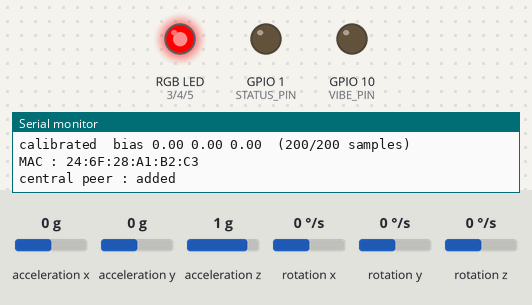
This sketch was run on a simulated ESP32-S3. On the bench: an RGB LED mixed from three pins (HIGH = lit), output pins drawn as LEDs (lit = HIGH), the last lines printed to the serial monitor. Wiring (inferred from the names in the program): MPU-6050 motion sensor at I2C address 0x68. The test bench sets the inputs (shaded band); at power-on: acceleration x 0 g, acceleration y 0 g, acceleration z 1 g, rotation x 0 °/s, rotation y 0 °/s, rotation z 0 °/s.

Above: at 3.3 s.
At 5.1 s:
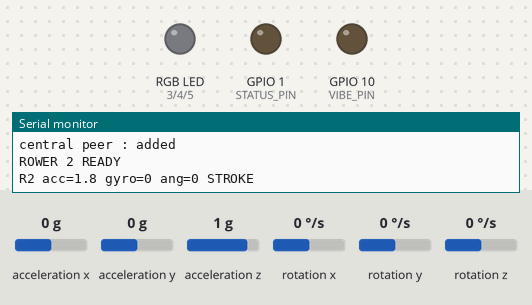
5.2 s: acceleration x set to -0.8 g
At 7.2 s:
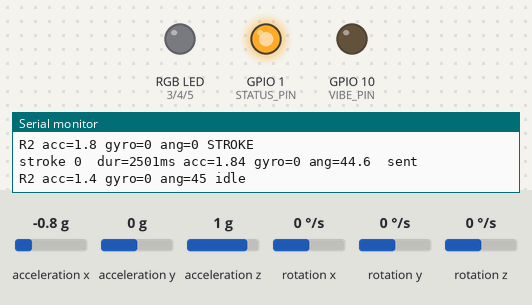
Timing chart, 0 to 8.7 s (numbered marks = the images above; inputs shaded):
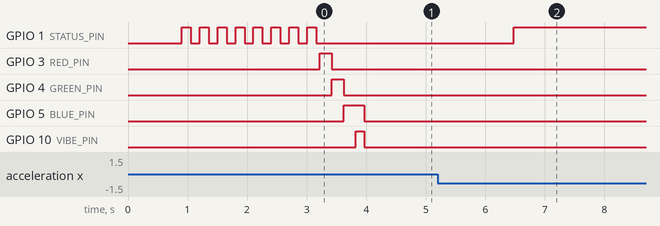

The sketch:

slave.ino
```cpp
/*
 * slave.ino  -  rower band
 *
 * Detects strokes from the MPU6050, sends them to the Central over ESP-NOW,
 * and shows the Central's decision on the LEDs and vibration motor.
 *
 * SET ROWER_ID TO 1, 2 OR 3 BEFORE FLASHING EACH BAND.
 *
 * FEEDBACK
 *   GREEN         in sync, well done
 *   RED + vibrate timing fault, you are out of rhythm
 *   BLUE          catch angle fault, your reach is off the crew
 *   vibrate only  acceleration fault, your power is off the crew
 *   status LED    blinking = calibrating, steady = ready
 *
 * CHANGES FROM THE FIRST VERSION
 *   50 Hz sampling instead of 20 Hz. Stroke start was carrying up to 50 ms
 *   of error, which is half the sync threshold.
 *   One burst I2C read instead of six transactions per sample.
 *   Compact serial output. The old version printed ~700 bytes every second,
 *   which blocks for ~60 ms and made fast sampling impossible.
 *   Gyro bias measured at boot instead of hardcoded.
 */

#include <Wire.h>
#include <WiFi.h>
#include <esp_now.h>
#include <math.h>

// =====================================================
// SET THIS PER BAND
// =====================================================

#define ROWER_ID 2

uint8_t centralMAC[] = {0x94, 0x54, 0xC5, 0x2F, 0x27, 0x28};

// =====================================================
// PINS   change to match your wiring
// =====================================================

#define RED_PIN     3
#define GREEN_PIN   4
#define BLUE_PIN    5

#define VIBE_PIN   10        // through a transistor, never straight to GPIO
#define STATUS_PIN  1        // the separate LED

#define SDA_PIN     6
#define SCL_PIN     7

// =====================================================
// MPU6050
// =====================================================

#define MPU_ADDR     0x68
#define ACCEL_XOUT_H 0x3B
#define PWR_MGMT_1   0x6B

const float ACCEL_SCALE = 16384.0;
const float Z_OFFSET    = 3029.0;
const float Z_SCALE     = 16448.0;
const float GYRO_SCALE  = 131.0;
const float GRAVITY     = 9.80665;

// measured at boot, not hardcoded
float gyroBiasX = 0, gyroBiasY = 0, gyroBiasZ = 0;

// =====================================================
// STROKE DETECTION
// =====================================================

const float STROKE_START_ACC  = 1.5;
const float STROKE_START_GYRO = 40.0;
const float STROKE_END_ACC    = 0.8;
const float STROKE_END_GYRO   = 25.0;

const unsigned long MIN_STROKE_DURATION = 300;
const unsigned long MAX_STROKE_DURATION = 2500;
const unsigned long STROKE_QUIET_MS     = 200;
const unsigned long STROKE_COOLDOWN     = 400;

// =====================================================
// TIMING
// =====================================================

const unsigned long SENSOR_INTERVAL  = 20;      // 50 Hz
const unsigned long DISPLAY_INTERVAL = 3000;    // one short line
// Feedback holds until the next decision. Decisions arrive once per batch
// (~3 s), so a shorter hold leaves the band dark half the time and looks
// broken. This is a safety expiry, not the normal clear path.
const unsigned long ALERT_MS         = 5000;

unsigned long lastSensorTime = 0;
unsigned long lastDisplayTime = 0;
unsigned long lastStrokeEndTime = 0;
unsigned long alertUntil = 0;
unsigned long lastBlink = 0;

// =====================================================
// STATE
// =====================================================

bool strokeActive = false;
bool calibrated = false;
bool linked = false;

unsigned long strokeStartTime = 0;
unsigned long lastMotionTime = 0;

float peakAcceleration = 0, peakGyro = 0, peakAngle = 0;
uint32_t strokeID = 0;

float aX = 0, aY = 0, aZ = 0;
float gX = 0, gY = 0, gZ = 0;
float dynAcc = 0, gyroMag = 0, angleNow = 0;

int i2cErrors = 0;

// =====================================================
// PACKETS   unchanged, Central must match
// =====================================================

typedef struct {
  uint8_t  type;
  uint8_t  rower;
  uint32_t stroke_id;
  uint32_t duration_ms;
  float    peak_acc;
  float    gyro_peak;
  float    angle;
} StrokePacket;

typedef struct {
  uint8_t target;
  uint8_t status;
  uint8_t error;
  uint8_t led;
} DecisionPacket;

#define PACKET_TYPE_STROKE 1

#define STATUS_CORRECT     1
#define STATUS_WRONG       2
#define STATUS_OUT_OF_SYNC 3

#define ERROR_NONE         0
#define ERROR_DURATION     1     // timing  -> RED + vibrate
#define ERROR_ACCELERATION 2     // power   -> vibrate only
#define ERROR_GYRO         3
#define ERROR_ANGLE        4     // angle   -> BLUE

#define LED_COMMAND_OFF    0
#define LED_COMMAND_GREEN  1
#define LED_COMMAND_RED    2

// =====================================================
// OUTPUT
// =====================================================

void rgb(bool r, bool g, bool b) {
  digitalWrite(RED_PIN, r);
  digitalWrite(GREEN_PIN, g);
  digitalWrite(BLUE_PIN, b);
}

void vibrate(bool on) { digitalWrite(VIBE_PIN, on); }

void clearFeedback() {
  rgb(0, 0, 0);
  vibrate(false);
  alertUntil = 0;
}

void showInSync() {
  rgb(0, 1, 0);
  vibrate(false);
  alertUntil = millis() + ALERT_MS;
}

void showFault(uint8_t error) {
  switch (error) {
    case ERROR_DURATION:                     // timing
      rgb(1, 0, 0); vibrate(true);  break;
    case ERROR_ANGLE:                        // catch angle
    case ERROR_GYRO:
      rgb(0, 0, 1); vibrate(false); break;
    case ERROR_ACCELERATION:                 // power
      rgb(0, 0, 0); vibrate(true);  break;
    default:
      rgb(1, 0, 0); vibrate(true);  break;
  }
  alertUntil = millis() + ALERT_MS;
}

const char *errorName(uint8_t e) {
  if (e == ERROR_DURATION)     return "TIMING";
  if (e == ERROR_ANGLE)        return "CATCH ANGLE";
  if (e == ERROR_GYRO)         return "CATCH ANGLE";
  if (e == ERROR_ACCELERATION) return "POWER";
  return "NONE";
}

// status LED: blinking while calibrating, steady once linked, off if no link
void updateStatusLed() {
  unsigned long now = millis();
  if (!calibrated) {
    if (now - lastBlink >= 150) {
      lastBlink = now;
      digitalWrite(STATUS_PIN, !digitalRead(STATUS_PIN));
    }
  } else {
    digitalWrite(STATUS_PIN, linked ? HIGH : LOW);
  }
}

// =====================================================
// MPU
// =====================================================

void writeRegister(uint8_t reg, uint8_t value) {
  Wire.beginTransmission(MPU_ADDR);
  Wire.write(reg);
  Wire.write(value);
  Wire.endTransmission();
}

// One burst read of 14 bytes instead of six separate transactions.
bool readIMU(int16_t *ax, int16_t *ay, int16_t *az,
             int16_t *gx, int16_t *gy, int16_t *gz) {
  Wire.beginTransmission(MPU_ADDR);
  Wire.write(ACCEL_XOUT_H);
  if (Wire.endTransmission(false) != 0) return false;

  if (Wire.requestFrom(MPU_ADDR, (uint8_t)14) != 14) return false;

  uint8_t b[14];
  for (int i = 0; i < 14; i++) b[i] = Wire.read();

  *ax = (int16_t)((b[0]  << 8) | b[1]);
  *ay = (int16_t)((b[2]  << 8) | b[3]);
  *az = (int16_t)((b[4]  << 8) | b[5]);
  // b[6],b[7] are temperature
  *gx = (int16_t)((b[8]  << 8) | b[9]);
  *gy = (int16_t)((b[10] << 8) | b[11]);
  *gz = (int16_t)((b[12] << 8) | b[13]);
  return true;
}

// Measure gyro bias at boot. The band must be still.
void calibrateGyro() {
  Serial.println("calibrating, keep the band still...");

  const int N = 200;
  long sx = 0, sy = 0, sz = 0;
  int good = 0;

  for (int i = 0; i < N; i++) {
    int16_t ax, ay, az, gx, gy, gz;
    if (readIMU(&ax, &ay, &az, &gx, &gy, &gz)) {
      sx += gx; sy += gy; sz += gz;
      good++;
    }
    updateStatusLed();
    delay(10);
  }

  if (good > N / 2) {
    gyroBiasX = (sx / (float)good) / GYRO_SCALE;
    gyroBiasY = (sy / (float)good) / GYRO_SCALE;
    gyroBiasZ = (sz / (float)good) / GYRO_SCALE;
    calibrated = true;
    Serial.printf("calibrated  bias %.2f %.2f %.2f  (%d/%d samples)\n",
                  gyroBiasX, gyroBiasY, gyroBiasZ, good, N);
  } else {
    Serial.println("CALIBRATION FAILED - check I2C wiring");
  }
}

// =====================================================
// ESP-NOW
// =====================================================

void onDataReceive(const esp_now_recv_info_t *info,
                   const uint8_t *data, int len) {
  if (len != sizeof(DecisionPacket)) return;

  DecisionPacket d;
  memcpy(&d, data, sizeof(d));
  if (d.target != ROWER_ID) return;

  if (d.status == STATUS_CORRECT) {
    showInSync();
    Serial.println("DECISION: in sync  -> GREEN");
  } else {
    showFault(d.error);
    Serial.printf("DECISION: OUT OF SYNC  %s  -> %s\n",
                  errorName(d.error),
                  d.error == ERROR_ANGLE || d.error == ERROR_GYRO ? "BLUE" :
                  d.error == ERROR_ACCELERATION ? "VIBRATE" : "RED + VIBRATE");
  }
}

void onDataSent(const wifi_tx_info_t *info, esp_now_send_status_t status) {
  linked = (status == ESP_NOW_SEND_SUCCESS);
}

void sendStrokePacket(unsigned long duration) {
  StrokePacket p;
  p.type        = PACKET_TYPE_STROKE;
  p.rower       = ROWER_ID;
  p.stroke_id   = strokeID++;
  p.duration_ms = duration;
  p.peak_acc    = peakAcceleration;
  p.gyro_peak   = peakGyro;
  p.angle       = peakAngle;

  esp_err_t r = esp_now_send(centralMAC, (uint8_t *)&p, sizeof(p));

  Serial.printf("stroke %lu  dur=%lums acc=%.2f gyro=%.0f ang=%.1f  %s\n",
                (unsigned long)p.stroke_id, (unsigned long)duration,
                p.peak_acc, p.gyro_peak, p.angle,
                r == ESP_OK ? "sent" : "SEND FAILED");
}

// =====================================================
// STROKE
// =====================================================

void finishStroke();

void startStroke() {
  strokeActive = true;
  strokeStartTime = millis();
  lastMotionTime = strokeStartTime;
  peakAcceleration = dynAcc;
  peakGyro = gyroMag;
  peakAngle = angleNow;
}

void updateStroke() {
  if (dynAcc   > peakAcceleration) peakAcceleration = dynAcc;
  if (gyroMag  > peakGyro)         peakGyro = gyroMag;
  if (angleNow > peakAngle)        peakAngle = angleNow;

  if (dynAcc > STROKE_END_ACC || gyroMag > STROKE_END_GYRO)
    lastMotionTime = millis();

  if (millis() - lastMotionTime > STROKE_QUIET_MS) { finishStroke(); return; }
  if (millis() - strokeStartTime > MAX_STROKE_DURATION) finishStroke();
}

void finishStroke() {
  if (!strokeActive) return;
  strokeActive = false;

  unsigned long duration = millis() - strokeStartTime;

  // The Central reconstructs stroke start as (arrival - duration_ms), so
  // this must be sent immediately, with no delay in between.
  if (duration >= MIN_STROKE_DURATION) sendStrokePacket(duration);

  lastStrokeEndTime = millis();
}

// =====================================================
// SETUP
// =====================================================

void setup() {
  Serial.begin(115200);
  delay(600);

  pinMode(RED_PIN, OUTPUT);
  pinMode(GREEN_PIN, OUTPUT);
  pinMode(BLUE_PIN, OUTPUT);
  pinMode(VIBE_PIN, OUTPUT);
  pinMode(STATUS_PIN, OUTPUT);
  clearFeedback();
  digitalWrite(STATUS_PIN, LOW);

  Wire.begin(SDA_PIN, SCL_PIN);
  Wire.setClock(400000);            // 400 kHz, needed for 50 Hz sampling

  writeRegister(PWR_MGMT_1, 0x00);
  delay(300);

  Serial.printf("\n=== ROWER %d ===\n", ROWER_ID);

  calibrateGyro();

  WiFi.mode(WIFI_STA);
  Serial.print("MAC : ");
  Serial.println(WiFi.macAddress());

  if (esp_now_init() != ESP_OK) {
    Serial.println("ESP-NOW INIT FAILED");
    while (true) { updateStatusLed(); delay(10); }
  }

  esp_now_register_recv_cb(onDataReceive);
  esp_now_register_send_cb(onDataSent);

  esp_now_peer_info_t peer = {};
  memcpy(peer.peer_addr, centralMAC, 6);
  peer.channel = 0;
  peer.encrypt = false;
  Serial.printf("central peer : %s\n",
                esp_now_add_peer(&peer) == ESP_OK ? "added" : "FAILED");

  // quick colour test so you know the wiring is right
  rgb(1,0,0); delay(200);
  rgb(0,1,0); delay(200);
  rgb(0,0,1); delay(200);
  vibrate(true); delay(150); vibrate(false);
  clearFeedback();

  Serial.printf("ROWER %d READY\n\n", ROWER_ID);
}

// =====================================================
// LOOP
// =====================================================

void loop() {
  unsigned long now = millis();

  updateStatusLed();

  if (alertUntil && (int32_t)(now - alertUntil) >= 0) clearFeedback();

  if (now - lastSensorTime < SENSOR_INTERVAL) return;
  lastSensorTime = now;

  int16_t rax, ray, raz, rgx, rgy, rgz;
  if (!readIMU(&rax, &ray, &raz, &rgx, &rgy, &rgz)) {
    i2cErrors++;
    return;                          // do not feed garbage into detection
  }

  aX = (rax / ACCEL_SCALE) * GRAVITY;
  aY = (ray / ACCEL_SCALE) * GRAVITY;
  aZ = ((raz - Z_OFFSET) / Z_SCALE) * GRAVITY;

  gX = (rgx / GYRO_SCALE) - gyroBiasX;
  gY = (rgy / GYRO_SCALE) - gyroBiasY;
  gZ = (rgz / GYRO_SCALE) - gyroBiasZ;

  float mag = sqrt(aX * aX + aY * aY + aZ * aZ);
  dynAcc  = fabs(mag - GRAVITY);
  gyroMag = sqrt(gX * gX + gY * gY + gZ * gZ);
  angleNow = atan2(sqrt(aX * aX + aY * aY), fabs(aZ)) * 180.0 / PI;

  if (!strokeActive) {
    if (now - lastStrokeEndTime >= STROKE_COOLDOWN &&
        (dynAcc > STROKE_START_ACC || gyroMag > STROKE_START_GYRO))
      startStroke();
  } else {
    updateStroke();
  }

  // one short line, not 700 bytes
  if (now - lastDisplayTime >= DISPLAY_INTERVAL) {
    lastDisplayTime = now;
    Serial.printf("R%d acc=%.1f gyro=%.0f ang=%.0f %s%s\n",
                  ROWER_ID, dynAcc, gyroMag, angleNow,
                  strokeActive ? "STROKE" : "idle",
                  i2cErrors ? "  [i2c errors]" : "");
  }
}
```
